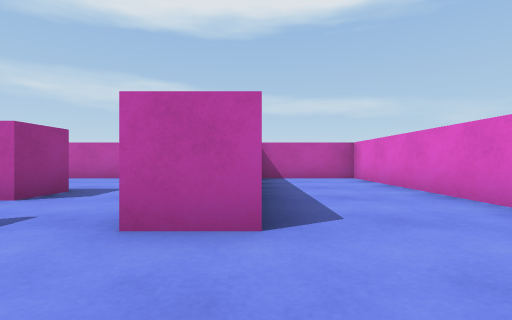
View 1 (above)

18 first-person views from a walk through a scene from a Unity 3-D project. The camera is 0.5 m above the floor, looks level and sees 85° across. The floor is counted in squares, 1 m on a side. Each view is taken from the middle of a square. On the plan, view 1 faces up. The plan holds only what a view shows up to about 9 squares ahead; the rest is blank.

View 2
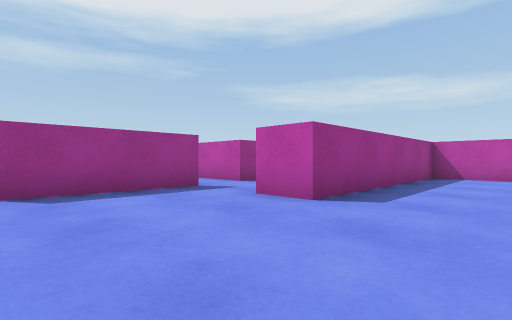

View 3
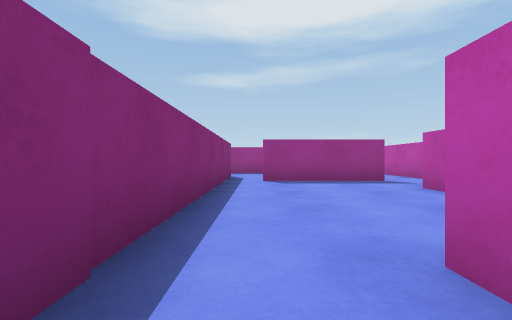

View 4
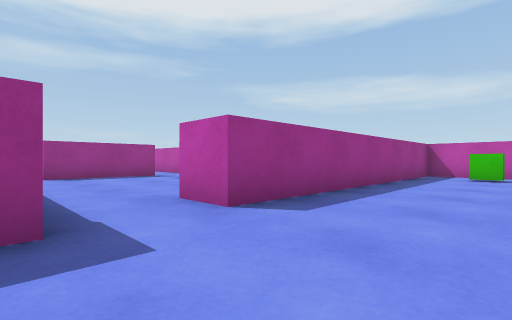

View 5
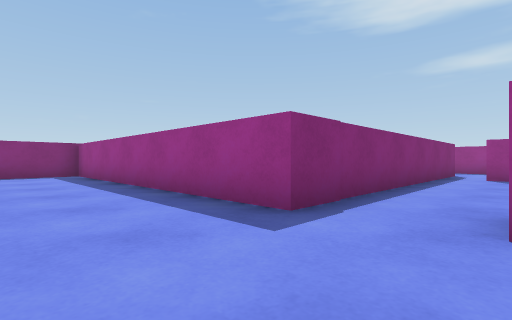

View 6
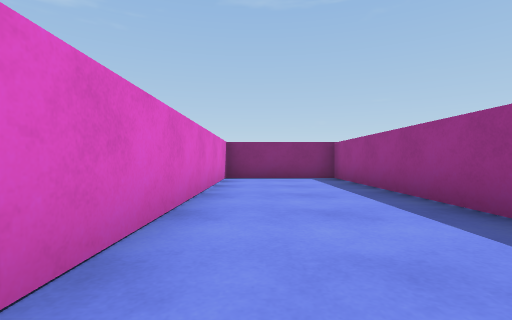

View 7
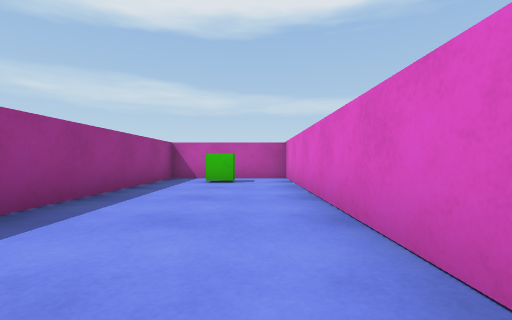

View 8
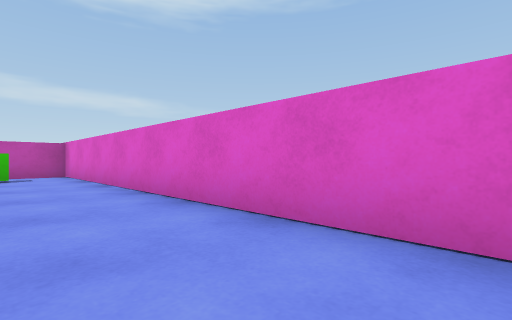

View 9
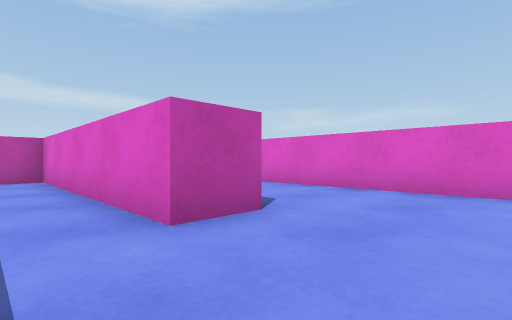

View 10
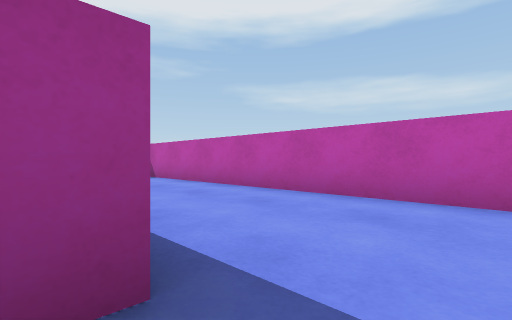

View 11
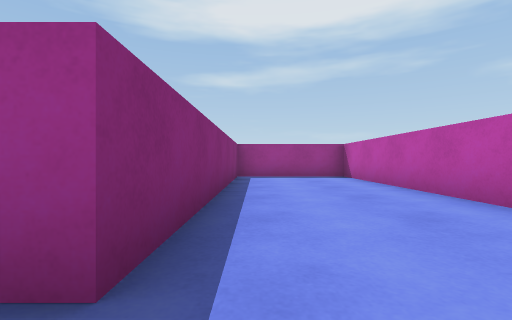

View 12
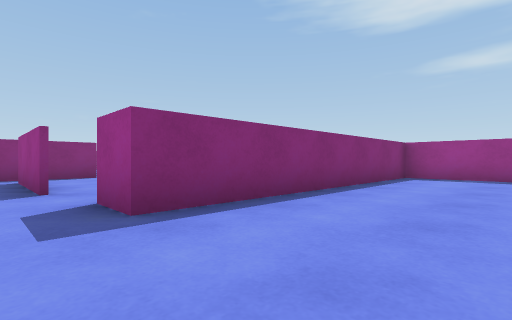

View 13
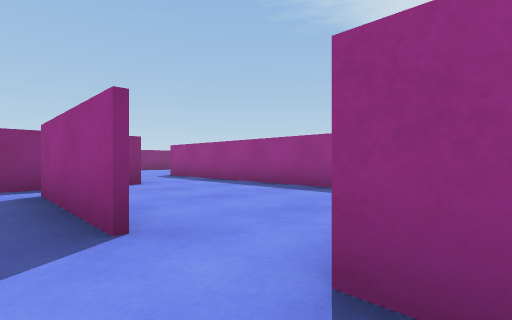

View 14
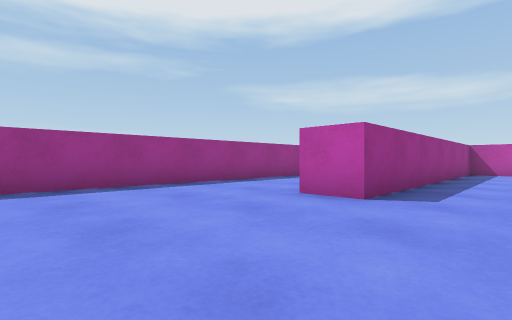

View 15
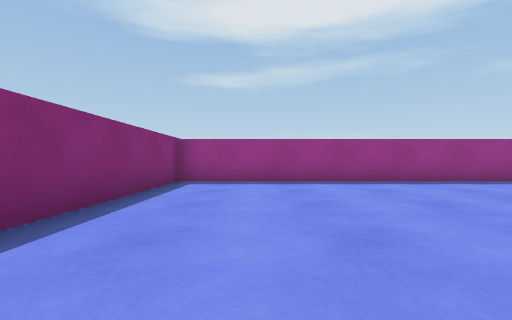

View 16
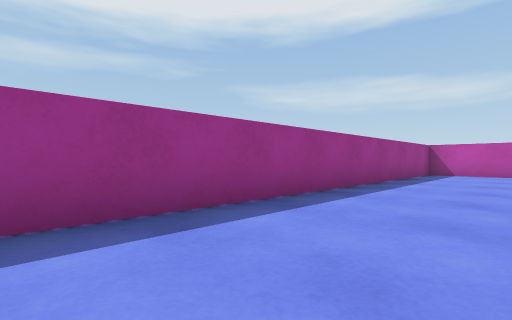

View 17
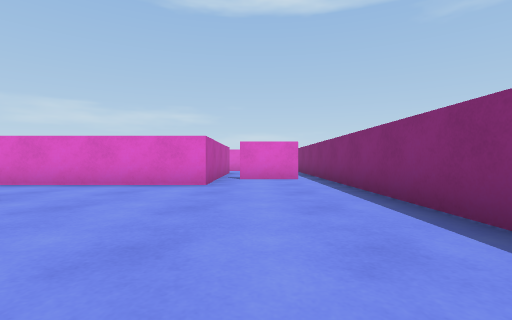

View 18
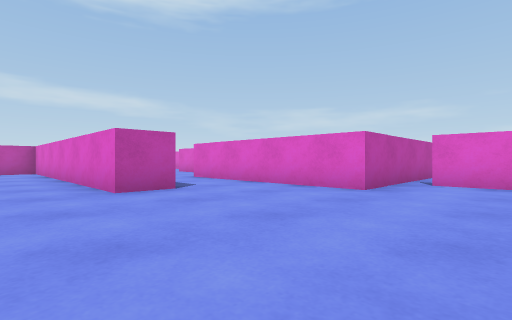

### Floor plan
Ten units are one square. View 1 is at (0, 0); x grows to the right and y downward. Boxes are objects, and circles mark ways between rooms. Rooms are numbered by the first view taken in them; rooms with no view inside come last. Other rooms are left out.
<svg viewBox="-110 -82 183 185">
<path fill="none" stroke="#000" d="M27 1 27 -77 0 -77 0 -20 -10 -20M-26 -21 -26 9M-29 17 26 17M26 17 38 17 38 98 68 98 68 -77 38 -77 38 1 27 1M-10 -20 -10 -45M-30 -44 -30 -34M-10 -45 -10 -77 -105 -77 -105 -44 -30 -44M-84 -34 -105 -34 -105 98 -21 98M-27 91 -27 75M-30 -34 -65 -34 -65 45 -75 45 -75 -22M-1 70 -44 70 -44 17 -29 17"/>
<rect x="45" y="-65" width="10" height="10" fill="#bbb"><title>other object</title></rect>
<circle cx="30" cy="10" r="3" fill="#2a7"/>
<circle cx="-20" cy="-20" r="3" fill="#2a7"/>
<circle cx="-30" cy="10" r="3" fill="#2a7"/>
<circle cx="-20" cy="-40" r="3" fill="#2a7"/>
<circle cx="-30" cy="-30" r="3" fill="#2a7"/>
<text x="10" y="-20">1</text>
<text x="50" y="0">2</text>
<text x="-20" y="-30">3</text>
<text x="-60" y="-60">4</text>
<text x="-80" y="30">5</text>
</svg>
Room 1 opens to room 2. Room 1 opens to room 3. Room 1 opens to room 5. Room 3 opens to room 4. Room 3 opens to room 5.

Where each view was taken, in squares from view 1:
view 1: 0 up, 0 right, facing up
view 2: 1 down, 2 right, facing up-left
view 3: 1 down, 4 right, facing left
view 4: 2 down, 6 right, facing up-left
view 5: 0 up, 6 right, facing down-left
view 6: 2 down, 6 right, facing down
view 7: 0 up, 6 right, facing up
view 8: 2 down, 5 right, facing up-right
view 9: 0 up, 2 left, facing up-right
view 10: 4 up, 2 left, facing up-left
view 11: 5 up, 2 left, facing left
view 12: 7 up, 2 left, facing down-left
view 13: 4 up, 2 left, facing down-left
view 14: 8 down, 5 left, facing up-left
view 15: 8 down, 4 left, facing left
view 16: 7 down, 8 left, facing up-left
view 17: 8 down, 10 left, facing right
view 18: 9 down, 9 left, facing up-right
